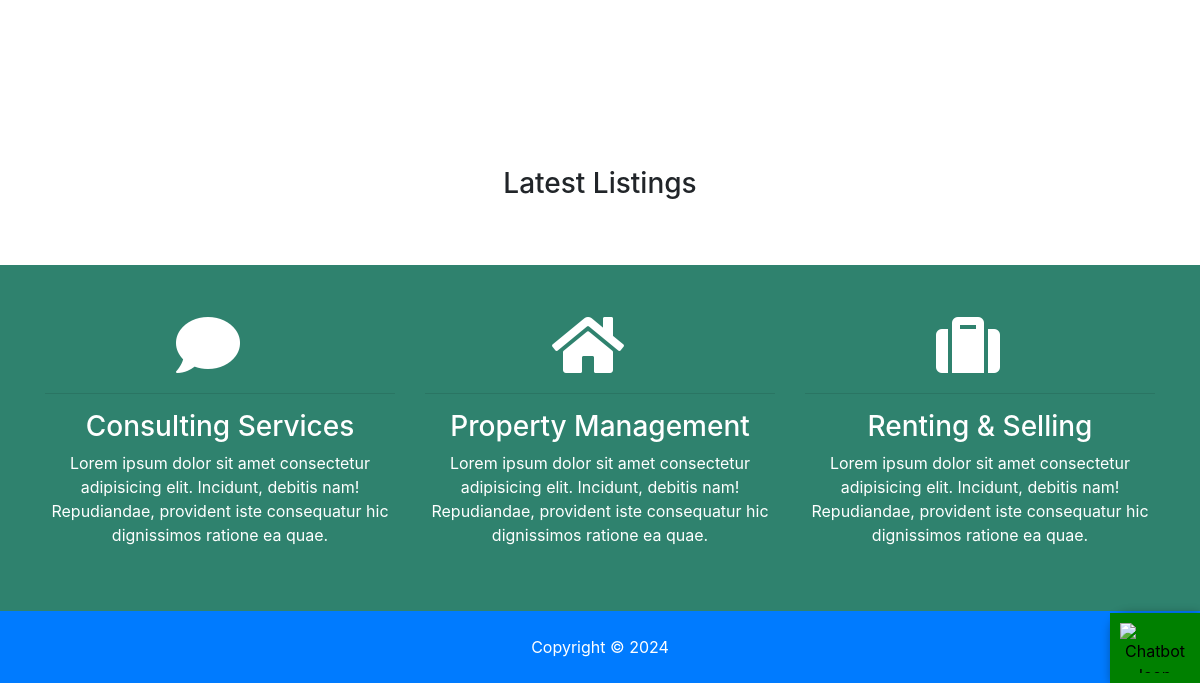
The app's page / (lower part), older data.
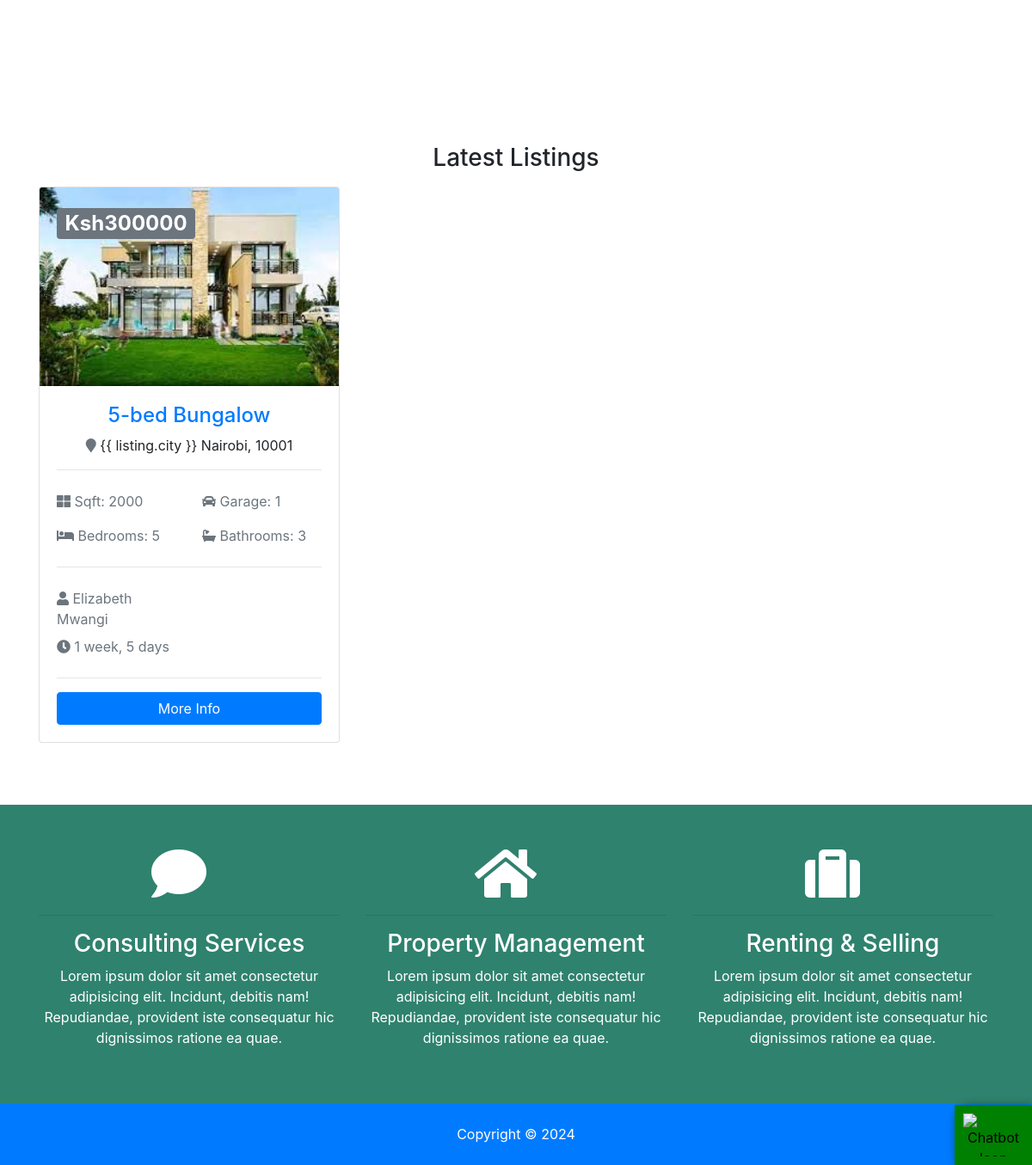
The same page, newer data.
### listing/models.py (models this page shows, shortened)
class Property(models.Model):
    realtor = models.ForeignKey(Realtor, on_delete=models.CASCADE)
    title = models.CharField(max_length=200)
    address = models.CharField(max_length=200)
    city = models.CharField(max_length=100)
    state = models.CharField(max_length=100)
    zipcode = models.CharField(max_length=20)
    description = models.TextField(blank=True)
    price = models.IntegerField()
    bedrooms = models.IntegerField()
    bathrooms = models.IntegerField()
    garage = models.IntegerField(default=0)
    sqft = models.IntegerField()
    lot_size = models.DecimalField(max_digits=5, decimal_places=1)
    thumb_nail = models.ImageField(upload_to='photos/listings/%Y-%m-%d/')
    photo_1 = models.ImageField(upload_to='photos/listings/%Y-%m-%d/', blank=True)
    photo_2 = models.ImageField(upload_to='photos/listings/%Y-%m-%d/', blank=True)
    photo_3 = models.ImageField(upload_to='photos/listings/%Y-%m-%d/', blank=True)
    photo_4 = models.ImageField(upload_to='photos/listings/%Y-%m-%d/', blank=True)
    photo_5 = models.ImageField(upload_to='photos/listings/%Y-%m-%d/', blank=True)
    photo_6 = models.ImageField(upload_to='photos/listings/%Y-%m-%d/', blank=True)
    is_published = models.BooleanField(default=True)
    list_date = models.DateTimeField(auto_now_add=True)
    class Meta:
        verbose_name = "Property"
        verbose_name_plural = "Properties"
    def get_absolute_url(self):
        return reverse("listing:listing-detail", kwargs={"id": self.id})

### listing/views.py (the view)
# urls.py: path('', HomeView.as_view(), name='home'),
class HomeView(ListView):
    model = Property
    template_name = 'site/index.html'
    context_object_name = 'listings'
    def get_queryset(self):
        return self.model.objects.order_by('-list_date').filter(is_published=True)[:3]

### templates/site/index.html (shortened to what this page needs)
{% extends 'base.html' %}
{% load static %}
{% block content %}
<section id="showcase">
</section>
<section id="listings" class="py-5">
  <div class="container">
    <h3 class="text-center mb-3">Latest Listings</h3>
    <div class="row">
      {% for listing in listings %}
      <div class="col-md-6 col-lg-4 mb-4">
        <div class="card listing-preview">
          <img class="card-img-top" src="{{ listing.thumb_nail.url }}" alt="" />
          <div class="card-img-overlay">
            <h2>
              <span class="badge badge-secondary text-white">
                Ksh{{ listing.price }}</span
              >
            </h2>
          </div>
          <div class="card-body">
            <div class="listing-heading text-center">
              <h4 class="text-primary">{{ listing.title }}</h4>
              <p>
                <i class="fas fa-map-marker text-secondary"></i> {{ listing.city
                }} {{ listing.state }}, {{ listing.zipcode }}
              </p>
            </div>
            <hr />
            <div class="row py-2 text-secondary">
              <div class="col-6">
                <i class="fas fa-th-large"></i> Sqft: {{ listing.sqft }}
              </div>
              <div class="col-6">
                <i class="fas fa-car"></i> Garage: {{ listing.garage }}
              </div>
            </div>
            <div class="row py-2 text-secondary">
              <div class="col-6">
                <i class="fas fa-bed"></i> Bedrooms: {{ listing.bedrooms }}
              </div>
              <div class="col-6">
                <i class="fas fa-bath"></i> Bathrooms: {{ listing.bathrooms }}
              </div>
            </div>
            <hr />
            <div class="row py-2 text-secondary">
              <div class="col-6"><i class="fas fa-user"></i> Elizabeth Mwangi</div>
            </div>
            <div class="row text-secondary pb-2">
              <div class="col-6">
                <i class="fas fa-clock"></i> {{ listing.list_date | timesince }}
              </div>
            </div>
            <hr />
            <a
              href="{{ listing.get_absolute_url }}"
              class="btn btn-primary btn-block"
              >More Info</a
            >
          </div>
        </div>
      </div>
      {% endfor %}
    </div>
  </div>
</section>
<section id="services" class="py-5 bg-secondary text-white">
  <div class="container">
    <div class="row text-center">
      <div class="col-md-4">
        <i class="fas fa-comment fa-4x mr-4"></i>
        <hr />
        <h3>Consulting Services</h3>
        <p>
          Lorem ipsum dolor sit amet consectetur adipisicing elit. Incidunt,
          debitis nam! Repudiandae, provident iste consequatur hic dignissimos
          ratione ea quae.
        </p>
      </div>
      <div class="col-md-4">
        <i class="fas fa-home fa-4x mr-4"></i>
        <hr />
        <h3>Property Management</h3>
        <p>
          Lorem ipsum dolor sit amet consectetur adipisicing elit. Incidunt,
          debitis nam! Repudiandae, provident iste consequatur hic dignissimos
          ratione ea quae.
        </p>
      </div>
      <div class="col-md-4">
        <i class="fas fa-suitcase fa-4x mr-4"></i>
        <hr />
        <h3>Renting & Selling</h3>
        <p>
          Lorem ipsum dolor sit amet consectetur adipisicing elit. Incidunt,
          debitis nam! Repudiandae, provident iste consequatur hic dignissimos
          ratione ea quae.
        </p>
      </div>
    </div>
  </div>
</section>
<div id="chatbot-container">
  <button id="chatbot-toggle-btn">
      <img src="{% static 'img/chatbot.png' %}" alt="Chatbot Icon" style="max-width: 70px; max-height: 50px;">
  </button>
</div>
{% endblock %}

Row changes from the older to the newer data that the page shows:
added Property: thumb_nail (picture), price "300000", title "5-bed Bungalow", state "Nairobi", zipcode "10001", sqft "2000", garage "1", bedrooms "5", bathrooms "3", list_date "1 week, 5 days"
